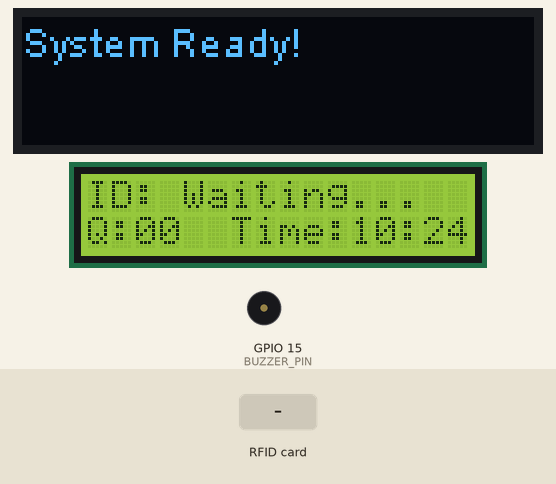
Bench run of a sketch on a simulated ESP32. Parts: 128×32 one-colour display, 16×2 character LCD, buzzer (waves = sounding, pin HIGH). The test bench sets the inputs (shaded band). WiFi joins after 1.5 s; servers stay silent unless stated; uploads are accepted with an empty reply; the local clock reads 2024-03-15 10:24:30 at power-on unless the sketch sets it; what the sketch prints to the serial monitor is not drawn.

Above: at 3.3 s.
3.4 s: RFID card 12 34 56 78 90 held to the reader
At 3.9 s:
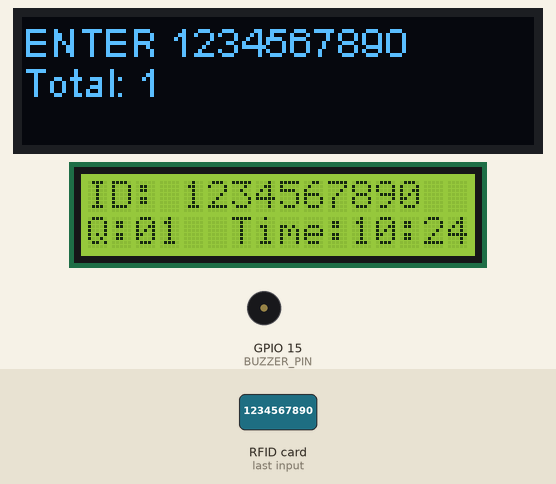
5.0 s: RFID card 5E 7A 19 C4 held to the reader
At 6.1 s:
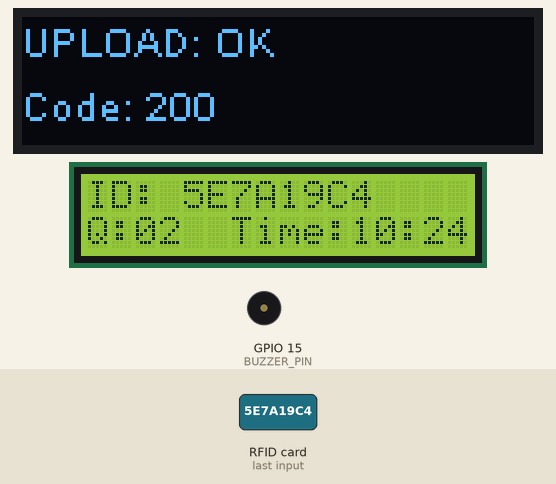
6.8 s: RFID card 12 34 56 78 90 held to the reader
At 8.3 s:
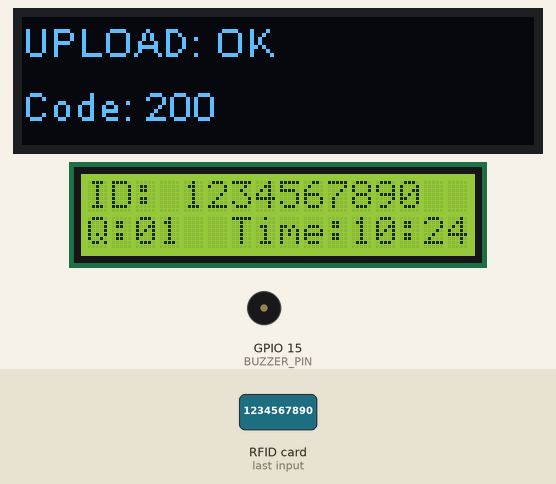
9.1 s: RFID card 5E 7A 19 C4 held to the reader
At 30.9 s:
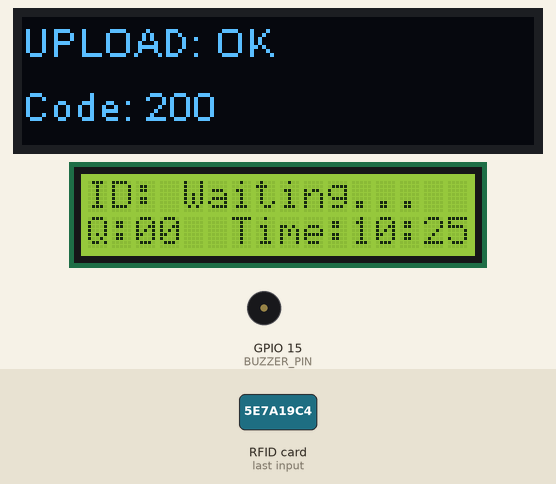
Timing chart, 0 to 31.9 s (numbered marks = the images above; inputs shaded):
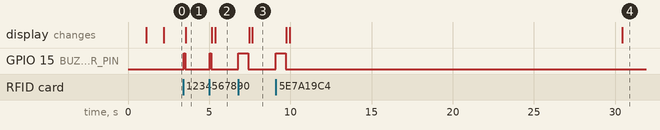

Measured:
- after the input at 3.4 s, GPIO 15 (BUZZER_PIN): LOW → HIGH at once, → LOW 0.10 s later; the display: changes after 0.16 s (image 1)
- after the input at 5.0 s, GPIO 15 (BUZZER_PIN): LOW → HIGH at once, → LOW 0.10 s later; the display: first changes after 0.17 s (image 2 shows a later state)
- after the input at 6.8 s, GPIO 15 (BUZZER_PIN): LOW → HIGH at once, → LOW 0.60 s later; the display: first changes after 0.65 s (image 3 shows a later state)
- after the input at 9.1 s, GPIO 15 (BUZZER_PIN): LOW → HIGH at once, → LOW 0.60 s later; the display: first changes after 0.66 s (image 4 shows a later state)

The sketch:

ESP32_NFC.ino
```cpp
#include <WiFi.h>
#include <HTTPClient.h>
#include <WiFiClientSecure.h>
#include <SPI.h>
#include <MFRC522.h>
#include <Wire.h>
#include <LiquidCrystal_I2C.h>
#include "SSD1306Wire.h"
#include <map>
#include "time.h"

// --- 1. 用户配置 ---
const char* ssid       = "ciallo";
const char* password   = "1234567890";
const char* serverUrl  = "http://10.94.200.180:5005/api/hospital/upload";
String MACHINE_ID      = "maimai_1";

// --- 2. 引脚定义 ---
#define BUZZER_PIN 15
#define RST_PIN    4
#define SS_PIN     5

// LCD 使用的 I2C 引脚 (对应默认 Wire)
#define LCD_SDA    21
#define LCD_SCL    22

// OLED 使用的 I2C 引脚 (对应 Wire1)
#define OLED_SDA   26
#define OLED_SCL   25

// --- 3. 业务变量 ---
int queueCount = 0;
int dailyTempId = 1;
std::map<String, int> activeQueue;
int lastMin = -1;
bool hasResetToday = false;

// --- 4. 异步上传结构体 ---
struct UploadPacket {
    char uid[16];
    char action[8];
    int qCount;
};
QueueHandle_t uploadQueue;

// --- 5. 硬件对象 ---
// LCD 默认绑定到硬件 Wire (I2C_0)
LiquidCrystal_I2C lcd(0x27, 16, 2);

//OLED 声明使用 I2C_TWO (Wire1)
SSD1306Wire oled(0x3c, OLED_SDA, OLED_SCL, GEOMETRY_128_32, I2C_TWO);

MFRC522 mfrc522(SS_PIN, RST_PIN);

//新增：OLED 访问互斥量
SemaphoreHandle_t oledMutex;

//功能函数
void beep(int ms) {
  digitalWrite(BUZZER_PIN, HIGH);
  delay(ms);
  digitalWrite(BUZZER_PIN, LOW);
}

// 刷新 LCD 显示内容
void refreshLCD(String id) {
  // 第一行：显示卡号
  lcd.setCursor(0, 0);
  lcd.print("ID: ");
  lcd.print(id);
  lcd.print("        ");

  // 第二行：显示排队人数和时间
  lcd.setCursor(0, 1);
  struct tm timeinfo;
  char buf[17];

  if (getLocalTime(&timeinfo)) {
      sprintf(buf, "Q:%02d  Time:%02d:%02d", queueCount, timeinfo.tm_hour, timeinfo.tm_min);
  } else {
      sprintf(buf, "Q:%02d  Time:--:--", queueCount);
  }
  lcd.print(buf);
}

// ======================== 后台任务 (Core 0): 专职负责网络上传 ========================
void taskNetwork(void * pvParameters) {
    WiFi.begin(ssid, password);
    configTime(8 * 3600, 0, "ntp.aliyun.com", "time.asia.apple.com");

    UploadPacket packet;
    while (true) {
        if (xQueueReceive(uploadQueue, &packet, portMAX_DELAY)) {
            if (WiFi.status() != WL_CONNECTED) {
                Serial.println("[网络] WiFi 未连接，丢弃本次包");
                continue;
            }

            WiFiClient *client = new WiFiClient;
            if (client) {
                HTTPClient http;
                http.setTimeout(5000);

                if (http.begin(*client, serverUrl)) {
                    http.addHeader("Content-Type", "application/json");

                    //去除可能存在的隐藏字符
                    String cleanUid = String(packet.uid);
                    cleanUid.trim();
                    String cleanAct = String(packet.action);
                    cleanAct.trim();

                    // 构造JSON
                    String body = "{\"uid\":\"" + cleanUid +
                                  "\",\"mid\":\"" + MACHINE_ID +
                                  "\",\"act\":\"" + cleanAct +
                                  "\",\"total\":" + String(packet.qCount) + "}";

                    //打印准备发送的原始数据
                    Serial.println("\n===============================");
                    Serial.print("[网络] 发送 JSON: ");
                    Serial.println(body);

                    //执行 POST 请求
                    int code = http.POST(body);

                    //获取服务器的详细回复内容
                    String responseBody = http.getString();

                    Serial.printf("[网络] HTTP 状态码: %d\n", code);
                    Serial.print("[网络] 服务器的回复: ");
                    Serial.println(responseBody);
                    Serial.println("===============================\n");

                    // OLED 显示处理
                    if (xSemaphoreTake(oledMutex, portMAX_DELAY)) {
                        oled.clear();
                        oled.setFont(ArialMT_Plain_10);
                        if (code == 200 || code == 201) {
                            oled.drawString(0, 0, "UPLOAD: OK");
                            oled.drawString(0, 16, "Code: " + String(code));
                        } else if (code > 0) {
                            oled.drawString(0, 0, "UPLOAD: REJECTED");
                            oled.drawString(0, 16, "Code: " + String(code));
                        } else {
                            oled.drawString(0, 0, "UPLOAD: ERR");
                            oled.drawString(0, 16, http.errorToString(code));
                        }
                        oled.display();
                        xSemaphoreGive(oledMutex);
                    }
                    http.end();
                }
                delete client;
            }
        }
        vTaskDelay(100 / portTICK_PERIOD_MS);
    }
}

// ======================== 初始化 (Core 1) ========================
void setup() {
  Serial.begin(115200);
  pinMode(BUZZER_PIN, OUTPUT);
  digitalWrite(BUZZER_PIN, LOW);

  //创建 OLED 互斥量
  oledMutex = xSemaphoreCreateMutex();

  //1: OLED 静态初始化 (Wire1)
  oled.init();
  oled.flipScreenVertically();
  oled.clear();
  // ======================== OLED 显示就绪信息 ========================
  if (xSemaphoreTake(oledMutex, portMAX_DELAY)) {
    oled.drawString(0, 0, "[硬件] OLED 屏幕就绪");
    oled.display();
    xSemaphoreGive(oledMutex);
  }
  delay(1000);
  Serial.println("[硬件] OLED 屏幕就绪");

  //2: LCD 初始化 (Wire)
  Wire.begin(LCD_SDA, LCD_SCL);
  lcd.init();
  lcd.backlight();
  lcd.clear();
  lcd.setCursor(0, 0);
  lcd.print("ID: Ready...");
  lcd.setCursor(0, 1);
  lcd.print("Q:00  Time:--:--");
  // ======================== OLED 显示 LCD 初始化完成 ========================
  if (xSemaphoreTake(oledMutex, portMAX_DELAY)) {
    oled.clear();
    oled.drawString(0, 0, "LCD Initialized");
    oled.display();
    xSemaphoreGive(oledMutex);
  }
  delay(1000);
  Serial.println("LCD (Wire0:21/22) Initialized.");

  //3: 初始化 NFC ---
  SPI.begin();
  mfrc522.PCD_Init();

  //4: 启动网络任务 ---
  uploadQueue = xQueueCreate(10, sizeof(UploadPacket));
  xTaskCreatePinnedToCore(taskNetwork, "NetTask", 20480, NULL, 1, NULL, 0);

  // ======================== OLED 显示系统就绪 ========================
  if (xSemaphoreTake(oledMutex, portMAX_DELAY)) {
    oled.clear();
    oled.drawString(0, 0, "System Ready!");
    oled.display();
    xSemaphoreGive(oledMutex);
  }
  Serial.println("System Ready!");
}

// ======================== 主循环 (Core 1) ========================
void loop() {
  // --- A. 定时刷新 LCD 时间与凌晨 4 点清零 ---
  static unsigned long lastTimeCheck = 0;
  if (millis() - lastTimeCheck > 1000) {
    struct tm timeinfo;
    if (getLocalTime(&timeinfo)) {
      if (timeinfo.tm_min != lastMin) {
        refreshLCD("Waiting...");
        lastMin = timeinfo.tm_min;
      }

      if (timeinfo.tm_hour == 4 && timeinfo.tm_min == 0) {
        if (!hasResetToday) {
          activeQueue.clear();
          queueCount = 0;
          dailyTempId = 1;
          hasResetToday = true;
          Serial.println("[系统] 凌晨 4:00 数据重置");
          // ======================== OLED 显示重置信息 ========================
          if (xSemaphoreTake(oledMutex, portMAX_DELAY)) {
            oled.clear();
            oled.drawString(0, 0, "Reset at 4:00");
            oled.display();
            xSemaphoreGive(oledMutex);
          }
        }
      } else {
        hasResetToday = false;
      }
    }
    lastTimeCheck = millis();
  }

  // --- B. NFC 读卡检测 ---
  if ( ! mfrc522.PICC_IsNewCardPresent() || ! mfrc522.PICC_ReadCardSerial()) {
    return;
  }

  beep(100);

  // 1. 读取卡号
  String cardID = "";
  for (byte i = 0; i < mfrc522.uid.size; i++) {
    String hexPart = String(mfrc522.uid.uidByte[i], HEX);
    if (mfrc522.uid.uidByte[i] < 0x10) hexPart = "0" + hexPart;
    hexPart.toUpperCase();
    cardID += hexPart;
  }

  // 2. 上下机逻辑判定与数据包组装
  String action = "";
  UploadPacket p;
  memset(&p, 0, sizeof(p));
  strncpy(p.uid, cardID.c_str(), sizeof(p.uid) - 1);

  if (activeQueue.count(cardID)) {
    action = "EXIT";
    strncpy(p.action, "exit", sizeof(p.action) - 1);
    activeQueue.erase(cardID);
    beep(500);
    if (queueCount > 0) queueCount--;
  } else {
    action = "ENTER";
    strncpy(p.action, "enter", sizeof(p.action) - 1);
    activeQueue[cardID] = dailyTempId++;
    queueCount++;
  }
  p.qCount = queueCount;

  // 3. 串口实时反馈
  Serial.printf(">> %s | ID: %s | Total: %d\n", action.c_str(), cardID.c_str(), queueCount);

  // 4. 更新 LCD (立即显示最新卡号、人数)
  refreshLCD(cardID);

  // 5. 发送数据给副核心去异步上传
  xQueueSend(uploadQueue, &p, 0);

  // ======================== OLED 显示本次操作 ========================
  if (xSemaphoreTake(oledMutex, portMAX_DELAY)) {
    oled.clear();
    oled.drawString(0, 0, action + " " + cardID);
    oled.drawString(0, 10, "Total: " + String(queueCount));
    oled.display();
    xSemaphoreGive(oledMutex);
  }

  // 6. 停止卡片读取，防止误触
  mfrc522.PICC_HaltA();
  mfrc522.PCD_StopCrypto1();

  // 7. 刷卡后短暂停留，防止用户连刷
  delay(500);
}
```
